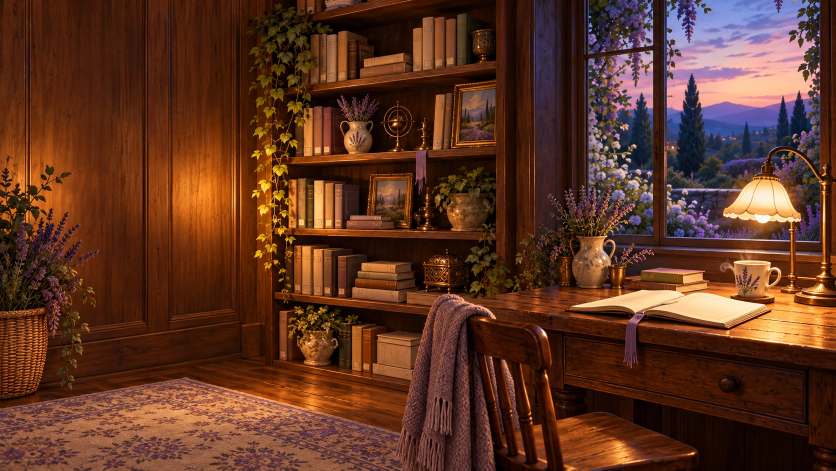
#> input picture src/assets/source/delivery/media/haven/environments/bookshelf.webp, 1672 x 941 px (shown at 1/2 size); its folder holds only this picture in this run
$ python prepare-responsive-artwork.py
#> lines starting #> are read from the running program, lines starting #| are printed output that depends on the picture
#!/usr/bin/env python3
"""Create budgeted, content-addressed delivery copies. Requires Pillow with WebP.

Existing review artwork is the input; source files are never overwritten or cropped.
Run from any directory. Generated files and manifest are committed, so CI needs no Pillow.
"""
from concurrent.futures import ThreadPoolExecutor
from hashlib import sha256
from io import BytesIO
import json
from pathlib import Path
from PIL import Image, features

ROOT = Path(__file__).resolve().parents[1]
PUBLIC = ROOT / 'public'
SOURCES = ROOT / 'src/assets/source/delivery'
OUTPUT = PUBLIC / 'media' / 'responsive'
MANIFEST = ROOT / 'src' / 'data' / 'responsive-artwork.json'
RUNTIME_MANIFEST = MANIFEST.with_name('responsive-artwork.runtime.json')


def write_manifests(manifest):
    """Keep integrity records in tooling; ship only image-selection fields to Vue.

    Candidate order is ascending width and is part of the runtime selection API.
    Both outputs come from the same result set; Vitest rejects stale projections.
    """
    MANIFEST.write_text(json.dumps({'_generated': 'GENERATED FILE. Do not edit manually. Regenerate with: npm run artwork:prepare', 'artworks': manifest}, indent=2) + '\n')
    runtime = {
        key: {'width': asset['width'], 'height': asset['height'],
              'candidates': [{field: candidate[field] for field in ('src', 'width', 'height')}
                             for candidate in asset['candidates']]}
        for key, asset in manifest.items()
    }
    # This is generated strict JSON, not hand-maintained source; avoid duplicate pretty-print weight.
    RUNTIME_MANIFEST.write_text(json.dumps(runtime, separators=(',', ':')) + '\n')


# Regenerate candidates and both manifests together; old hashed files are retained, never broadly deleted.
def generate():
    if not features.check('webp'):
        raise SystemExit('Pillow must include WebP support')
    OUTPUT.mkdir(parents=True, exist_ok=True)
    families = [
        ('scene', sorted((SOURCES / 'media/storybook/scenes').glob('*.webp')), [768, 1280, 1672], 148_000),
        ('postcard', sorted((SOURCES / 'media/storybook/postcards').glob('*.webp')), [128, 256, 480, 768], 70_000),
        ('ghostie', sorted((SOURCES / 'media/ghosties/community').glob('*.webp')), [64, 128, 256, 512, 768], 90_000),
        ('motif', [SOURCES / 'media/motifs/lavender-sprig.webp'], [128, 256], 30_000),
        ('haven-scene', sorted((SOURCES / 'media/haven/environments').glob('*.webp')), [480, 768, 1280, 1672], 148_000),
        ('haven-postcard', sorted((SOURCES / 'media/haven/postcards').glob('*.webp')), [128, 256, 480, 768], 70_000),
        ('haven-object', sorted((SOURCES / 'media/haven/objects').glob('*.webp')), [128, 256, 480, 768], 70_000),
        ('haven-ghostie', sorted((SOURCES / 'media/haven/ghosties').glob('*.webp')), [64, 128, 256, 512, 768], 70_000),
    ]
    jobs = [(role, source, widths, budget) for role, paths, widths, budget in families for source in paths]
    with ThreadPoolExecutor(max_workers=4) as pool:
        results = list(pool.map(prepare_source, jobs))
#> in prepare_source (call 2), `role, source, widths, budget = job`: role = 'haven-scene'; widths = [480, 768, 1280, 1672]; budget = 148000
#> in prepare_source, image is the input picture: PIL image 1672x941 RGB; mean R, G, B 94.5, 52.7, 34.1
#> in prepare_source (call 2), `sizes = [320, 640, 768] if source.stem == 'haven-doorway-interior' els..`: sizes = [480, 768, 1280, 1672]
#> the loop in prepare_source (call 2), `for width in sizes:` made 4 passes
#> pass 1, in prepare_source (call 2), `resized = image.resize((width, height), Image.Resampling.LANCZOS)`:
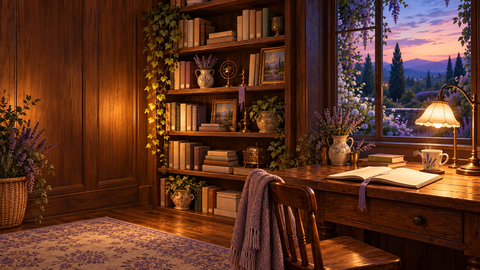
#> resized: PIL image 480x270 RGB; mean R, G, B 94.5, 52.7, 34.2
#> pass 2, in prepare_source (call 2), `resized = image.resize((width, height), Image.Resampling.LANCZOS)`:
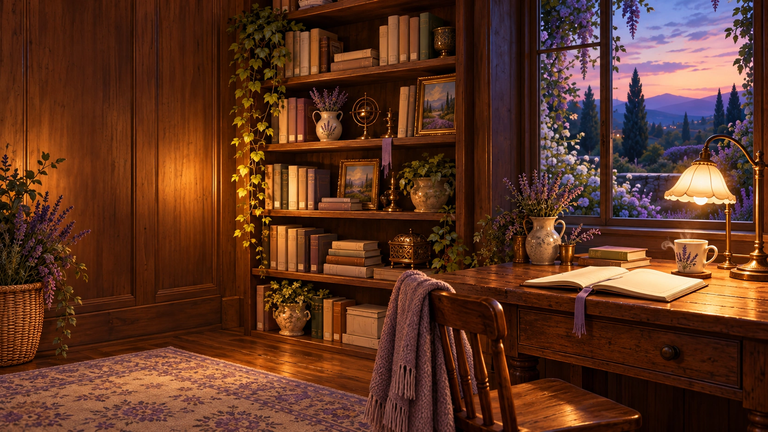
#> resized: PIL image 768x432 RGB; mean R, G, B 94.5, 52.7, 34.2
#> after the loop in prepare_source (call 2), `for width in sizes:`: candidates = 4 items
#> in prepare_source (call 3), `role, source, widths, budget = job`: role = 'haven-ghostie'; widths = [64, 128, 256, 512, 768]; budget = 70000
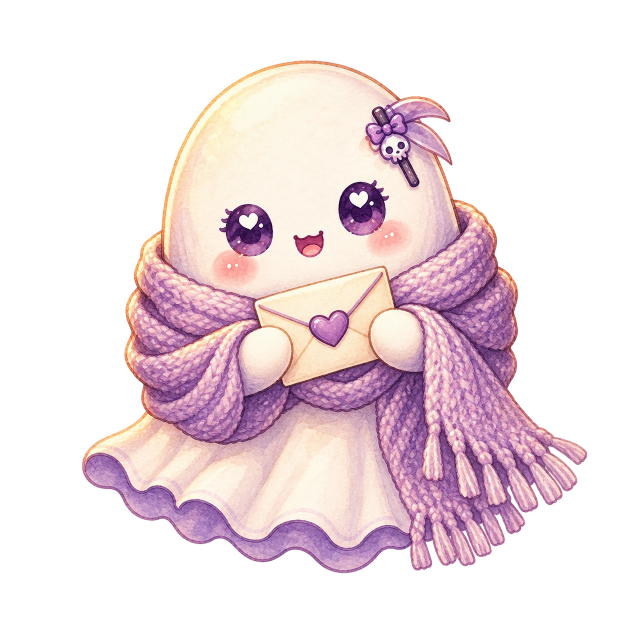
#> input picture src/assets/source/delivery/media/haven/ghosties/messenger.webp, 1254 x 1254 px (shown at 1/2 size)
#> in prepare_source, image is the input picture: PIL image 1254x1254 RGBA; mean R, G, B, A 94.7, 77, 82.2, 108.8
#> in prepare_source (call 3), `sizes = [320, 640, 768] if source.stem == 'haven-doorway-interior' els..`: sizes = [64, 128, 256, 512, 768]
#> in prepare_source (call 3), `sizes = [width for width in widths if width <= 512]`: sizes = [64, 128, 256, 512]
#> the loop in prepare_source (call 3), `for width in sizes:` made 4 passes
#> pass 1, in prepare_source (call 3), `resized = image.resize((width, height), Image.Resampling.LANCZOS)`:
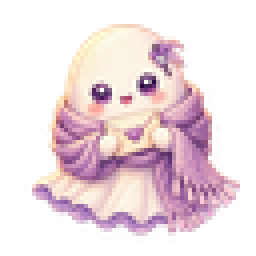
#> resized: PIL image 64x64 RGBA (shown 4 times larger); mean R, G, B, A 106.9, 86.2, 91, 108.9; transparent parts drawn white
#> pass 2, in prepare_source (call 3), `resized = image.resize((width, height), Image.Resampling.LANCZOS)`:
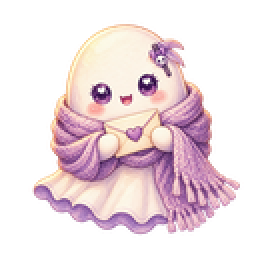
#> resized: PIL image 128x128 RGBA (shown 2 times larger); mean R, G, B, A 99.3, 79.7, 84.6, 108.8; transparent parts drawn white
#> pass 3, in prepare_source (call 3), `resized = image.resize((width, height), Image.Resampling.LANCZOS)`:
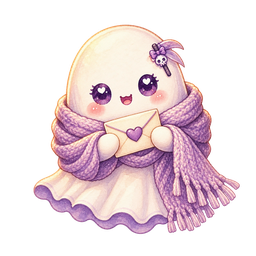
#> resized: PIL image 256x256 RGBA; mean R, G, B, A 95.7, 77.5, 82.5, 108.8; transparent parts drawn white
#> after the loop in prepare_source (call 3), `for width in sizes:`:
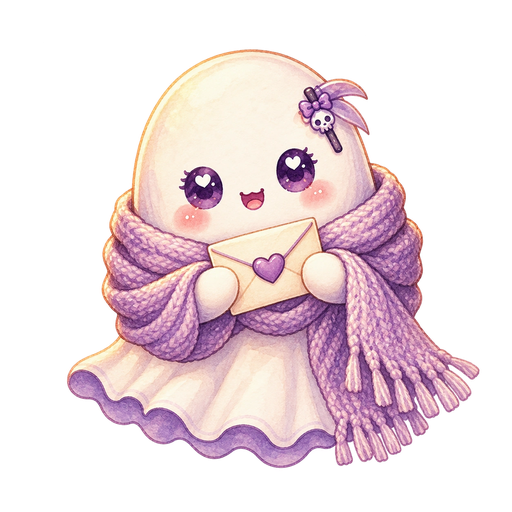
#> resized: PIL image 512x512 RGBA; mean R, G, B, A 94.2, 76.6, 81.7, 108.8; transparent parts drawn white
    manifest = dict(result for result in results if result is not None)
    write_manifests(manifest)
    print(f'Prepared {sum(len(item["candidates"]) for item in manifest.values())} immutable delivery candidates.')


# Encode from preserved originals, without cropping/upscaling; stop rather than silently exceed a role budget.
def prepare_source(job):
    role, source, widths, budget = job
    # Alternate atmospheres remain available as originals, outside active delivery.
    if source.stem.startswith('ghostie-strip-') or source.stem in ('haven-midnight', 'haven-daybreak', 'haven-doorway-gathering'):
        return None
#> (the run stopped early here; a loop or call above may not have finished)
